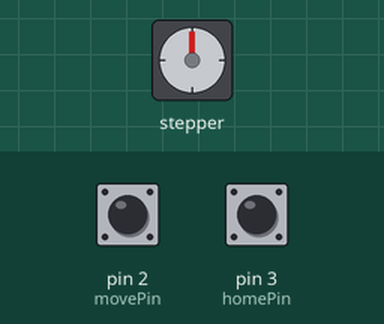
Simulated run of this sketch. Board: Arduino Uno, built with avr-gcc and run on an emulated ATmega328P. On the bench: stepper motor. Inputs (shaded band) come from the test bench; at power-on: pin 2 (movePin) HIGH, pin 3 (homePin) HIGH. Stepper angles assume 200 steps per turn.

Above: at 1.2 s.
1.3 s: pin 2 (movePin) pulled LOW for 0.15 s
At 2.6 s:
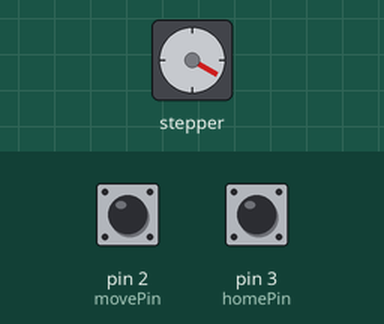
3.2 s: pin 3 (homePin) pulled LOW for 0.15 s
At 4.3 s:
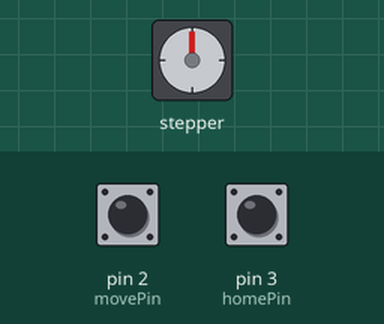
5.2 s: pin 2 (movePin) pulled LOW for 1 s
At 7.7 s:
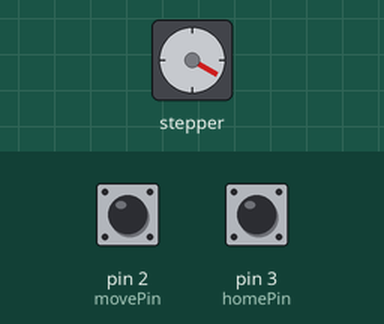
8.0 s: pin 2 (movePin) pulled LOW for 0.15 s
At 8.9 s:
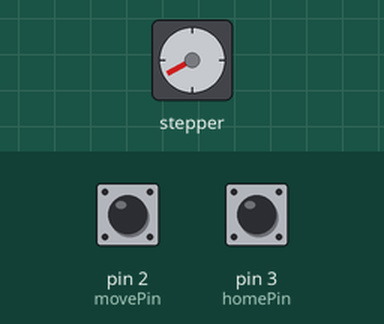
9.9 s: pin 3 (homePin) pulled LOW for 1 s
At 12.9 s:
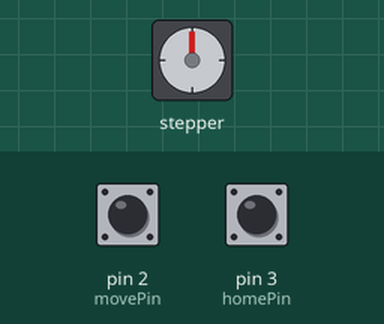
Timing chart, 0 to 14.1 s (numbered marks = the images above; inputs shaded):
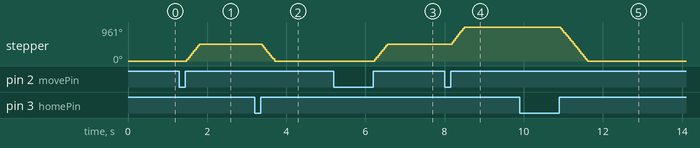

Measured:
- after the input at 1.3 s, stepper: turns 480° clockwise in 0.31 s, starting after 0.19 s
- after the input at 3.2 s, stepper: turns 480° counter-clockwise in 0.32 s, starting after 0.19 s
- after the input at 5.2 s, stepper: turns 480° clockwise in 0.31 s, starting after 1.0 s
- after the input at 8.0 s, stepper: turns 481° clockwise in 0.31 s, starting after 0.19 s
- after the input at 9.9 s, stepper: turns 961° counter-clockwise in 0.67 s, starting after 1.0 s

The sketch:

AccelStepper_DraftTwo.ino
```cpp
#include <AccelStepper.h>

//State Default
volatile int state = 0;
const long speed = 889;
const int microLevel = 8;
const long stepsPR = 200 * microLevel;
//Digital Output Pins
const int stepPin = 5;
const int directionPin = 4;
//Digital Interrupt Pins
const int movePin = 2;
const int homePin = 3;
//Delay Amount with microstep listed on the side
const int del = 3; //Microstep 8
//Tracking Variables
volatile int curPos = 0;
int rotPos; //Need to track rotational position because AccelStep does not reset after a full revolution
// const long stepArray[6] = {33, 66, 100, 133, 166, 200};
const long stepArray[6] = {267, 267, 266, 267, 267, 266};
//Declaring a AccelStepper object ~ stepper1 & stepper2 (soon)
AccelStepper stepper1 = AccelStepper(AccelStepper::DRIVER, stepPin, directionPin);

//Declaring ISR functions
void move() {
  if (state == 0){
    state = 1;
  }
}

void home() {
  if (state == 0){
    state = 2;
  }
}

int rotCalc(AccelStepper stepper, int stepsPR = stepsPR){
  rotPos = stepper.currentPosition() % stepsPR;
  return rotPos;
}

void setup() {
  //Setting stepper speeds
  stepper1.setMaxSpeed(speed);
  //Setting pinModes
  pinMode(movePin, INPUT_PULLUP);
  pinMode(homePin, INPUT_PULLUP);
  //Assigning ISRs to interrupt pins
  attachInterrupt(digitalPinToInterrupt(movePin), move, RISING);
  attachInterrupt(digitalPinToInterrupt(homePin), home, RISING);
}

void loop() {
  if (state == 1){
    stepper1.moveTo(stepper1.currentPosition() + stepArray[curPos]);
    stepper1.setSpeed(speed);
    while(stepper1.distanceToGo() != 0){
      stepper1.runSpeedToPosition();
    }
    // if(curPos + 1 == 6){
    //   stepper1.setCurrentPosition(0);
    //   stepper1.setSpeed(speed);}
    // }
    // else{
    curPos = (curPos + 1) % 6;
    // }
    state = 0;
  }
  if (state == 2){
    int steps = stepper1.currentPosition();
    if(rotCalc(stepper1) <= 800){
      steps *= -1;
    }
    stepper1.moveTo(stepper1.currentPosition()+steps);
    while(stepper1.distanceToGo() != 0){
      stepper1.setSpeed(speed);
      stepper1.runSpeedToPosition();
    }
    stepper1.setCurrentPosition(0);
    state = 0;
    curPos = 0;
    rotPos = 0;
  }
}
```
